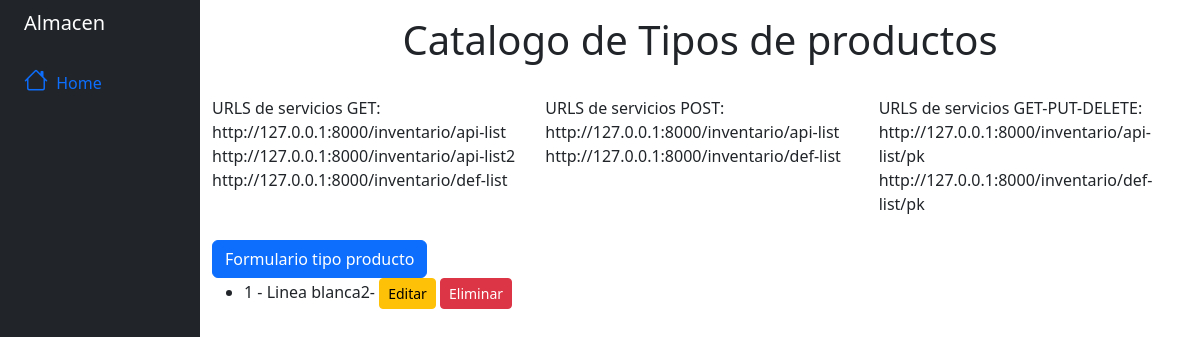
The page /inventario/api-index-list on the database as committed earlier.
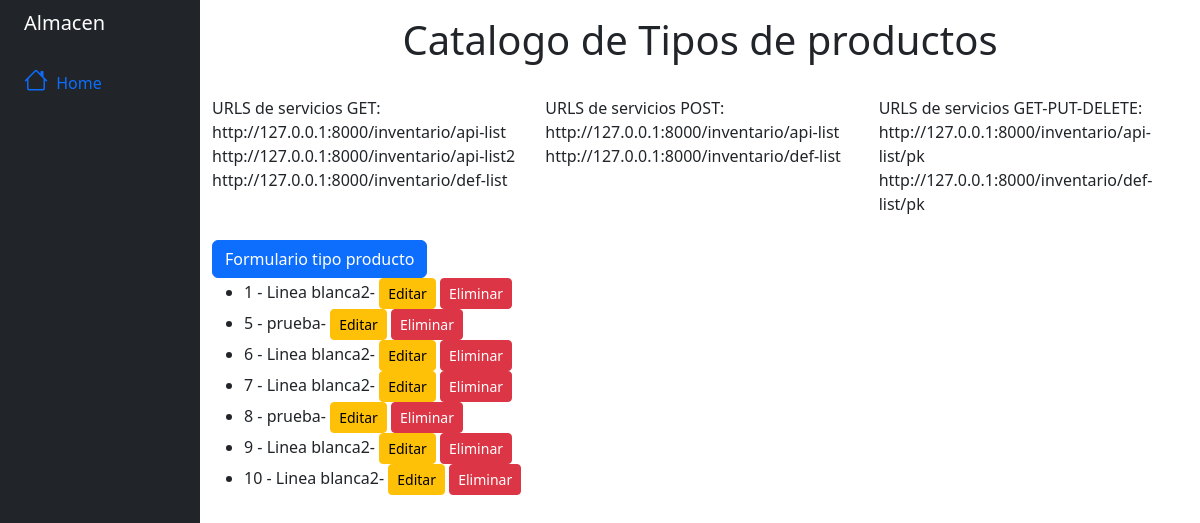
The same page on the database as committed later.
### inventario/models.py (models this page shows, shortened)
class catg_tipo_producto (models.Model):
    pk_tipo_producto = models.AutoField(primary_key = True)
    tipo_producto = models.CharField(max_length = 35)
    class Meta:
        db_table = 'catg_tipo_producto'

### inventario/api.py (the view)
# urls.py: path('api-index-list', (ProfileList.as_view()), name = 'api-index-list'),
class ProfileList(APIView):
    renderer_classes = [TemplateHTMLRenderer]
    template_name = 'inventario/catg_tipoproducto_list.html'
    def get(self, request):
        queryset = catg_tipo_producto.objects.all()
        return Response({'queryset': queryset})

### templates/inventario/catg_tipoproducto_list.html (shortened to what this page needs)
{%extends "base.html" %}
{%load static %}
{%block Contenido%}
<center><h1>Catalogo de Tipos de productos</h1></center><br>
<div class ="row">
<div class="col">
URLS de servicios GET: <br>http://127.0.0.1:8000/inventario/api-list <br>
 http://127.0.0.1:8000/inventario/api-list2 <br>
 http://127.0.0.1:8000/inventario/def-list <br>
</div>
<div class="col">
    URLS de servicios POST: <br>http://127.0.0.1:8000/inventario/api-list <br>
 http://127.0.0.1:8000/inventario/def-list <br>
</div>
<div class="col">
    URLS de servicios GET-PUT-DELETE: <br>http://127.0.0.1:8000/inventario/api-list/pk <br>
 http://127.0.0.1:8000/inventario/def-list/pk <br>
</div>
</div>
<br>
<a href= "tipo-producto-form" >
    <button class="btn btn-primary">Formulario tipo producto</button>
    </a>
<ul>
    {% for qs in queryset %}
    <li>{{ qs.pk_tipo_producto }} - {{ qs.tipo_producto }}- <a class ="btn btn-warning btn-sm"href="api-put/{{ qs.pk_tipo_producto }}">Editar</a> <button onClick="eliminar_catg_tipo_produto({{ qs.pk_tipo_producto }})" class="btn btn-danger btn-sm">Eliminar</button></li>
    {% endfor %}
</ul>
{%endblock Contenido%}

Rows that differ between the two databases and show on the page:
added catg_tipo_producto: pk_tipo_producto "5", tipo_producto "prueba"
added catg_tipo_producto: pk_tipo_producto "6", tipo_producto "Linea blanca2"
added catg_tipo_producto: pk_tipo_producto "7", tipo_producto "Linea blanca2"
added catg_tipo_producto: pk_tipo_producto "8", tipo_producto "prueba"
added catg_tipo_producto: pk_tipo_producto "9", tipo_producto "Linea blanca2"
added catg_tipo_producto: pk_tipo_producto "10", tipo_producto "Linea blanca2"
